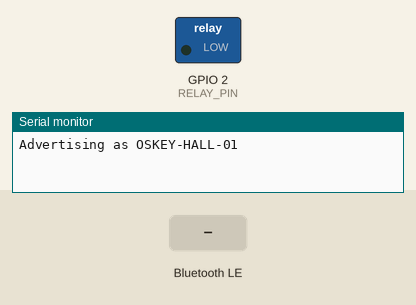
This sketch was run on a simulated ESP32. On the bench: switched loads named in the sketch (green lamp = pin HIGH), the last lines printed to the serial monitor. Inputs (shaded band) come from the test bench. Nothing arrives over Bluetooth unless stated; a phone connects over Bluetooth LE 3 s after start.

Above: at 1.2 s.
1.3 s: Bluetooth LE write "OPEN" received
At 1.9 s:
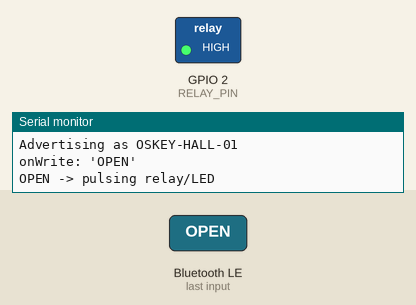
2.8 s: Bluetooth LE write "1" received
Timing chart, 0 to 5.8 s (numbered marks = the images above; inputs shaded):
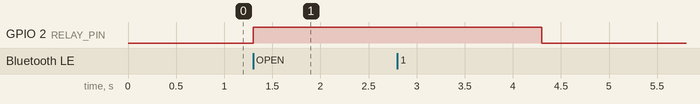

The sketch:

esp32-door.ino
```cpp
// Syekso demo door — ESP32 BLE peripheral.
// Advertises as OSKEY-HALL-01, exposes one writable characteristic; on receiving "OPEN" it pulses
// the relay/LED pin for 3 seconds. UUIDs and command MUST match core:ble/BleContract.kt.
//
// DEVICE_NAME must equal a seeded door's bleLocalName in the backend (AccessControllerServer
// seedIfEmpty): "OSKEY-HALL-01" (Porte d'entrée) or "OSKEY-GARAGE-01" (Garage).
//
// Board: any ESP32 dev board. Library: "NimBLE-Arduino" (install via Library Manager).

#include <NimBLEDevice.h>

static const char* DEVICE_NAME   = "OSKEY-HALL-01";
static const char* SERVICE_UUID  = "0000a100-0000-1000-8000-00805f9b34fb";
static const char* COMMAND_UUID  = "0000a101-0000-1000-8000-00805f9b34fb";
static const int   RELAY_PIN     = 2;      // onboard LED on most ESP32 devkits; swap for a relay pin
static const uint32_t PULSE_MS   = 3000;

class CommandCallbacks : public NimBLECharacteristicCallbacks {
  // NimBLE-Arduino 2.x signature (adds NimBLEConnInfo&). On 1.x this was onWrite(NimBLECharacteristic*).
  void onWrite(NimBLECharacteristic* c, NimBLEConnInfo& connInfo) override {
    std::string value = c->getValue();
    Serial.printf("onWrite: '%s'\n", value.c_str());
    if (value == "OPEN") {
      Serial.println("OPEN -> pulsing relay/LED");
      digitalWrite(RELAY_PIN, HIGH);
      delay(PULSE_MS);
      digitalWrite(RELAY_PIN, LOW);
    }
  }
};

// A BLE peripheral stops advertising the moment a central connects. Without restarting advertising on
// disconnect, the device is discoverable only until the FIRST open, then goes dark until reboot — which
// is exactly the "opens once, then 'porte introuvable' forever" symptom. Restart advertising on every
// disconnect so each open finds the door again.
class ServerCallbacks : public NimBLEServerCallbacks {
  // NimBLE-Arduino 2.x signatures (add NimBLEConnInfo&; onDisconnect adds an int reason).
  void onConnect(NimBLEServer* server, NimBLEConnInfo& connInfo) override {
    Serial.println("central connected");
  }
  void onDisconnect(NimBLEServer* server, NimBLEConnInfo& connInfo, int reason) override {
    Serial.printf("central disconnected (reason=%d) -> restarting advertising\n", reason);
    NimBLEDevice::getAdvertising()->start();
  }
};

void setup() {
  Serial.begin(115200);
  pinMode(RELAY_PIN, OUTPUT);
  digitalWrite(RELAY_PIN, LOW);

  NimBLEDevice::init(DEVICE_NAME);
  NimBLEServer* server = NimBLEDevice::createServer();
  server->setCallbacks(new ServerCallbacks());
  NimBLEService* service = server->createService(SERVICE_UUID);
  NimBLECharacteristic* command = service->createCharacteristic(
      COMMAND_UUID, NIMBLE_PROPERTY::WRITE);
  command->setCallbacks(new CommandCallbacks());
  service->start();

  // Advertise the NAME only. We deliberately do NOT add the 128-bit service UUID here: a 128-bit UUID
  // plus the name plus flags overflows the 31-byte advertising packet, which drops the name — and the
  // app scans by name. The service is still discovered normally after the phone connects.
  NimBLEAdvertising* advertising = NimBLEDevice::getAdvertising();
  advertising->setName(DEVICE_NAME);
  advertising->start();
  Serial.printf("Advertising as %s\n", DEVICE_NAME);
}

void loop() {
  delay(1000);
}
```

Measured:
- after the input at 1.3 s, GPIO 2 (RELAY_PIN): LOW → HIGH at once
